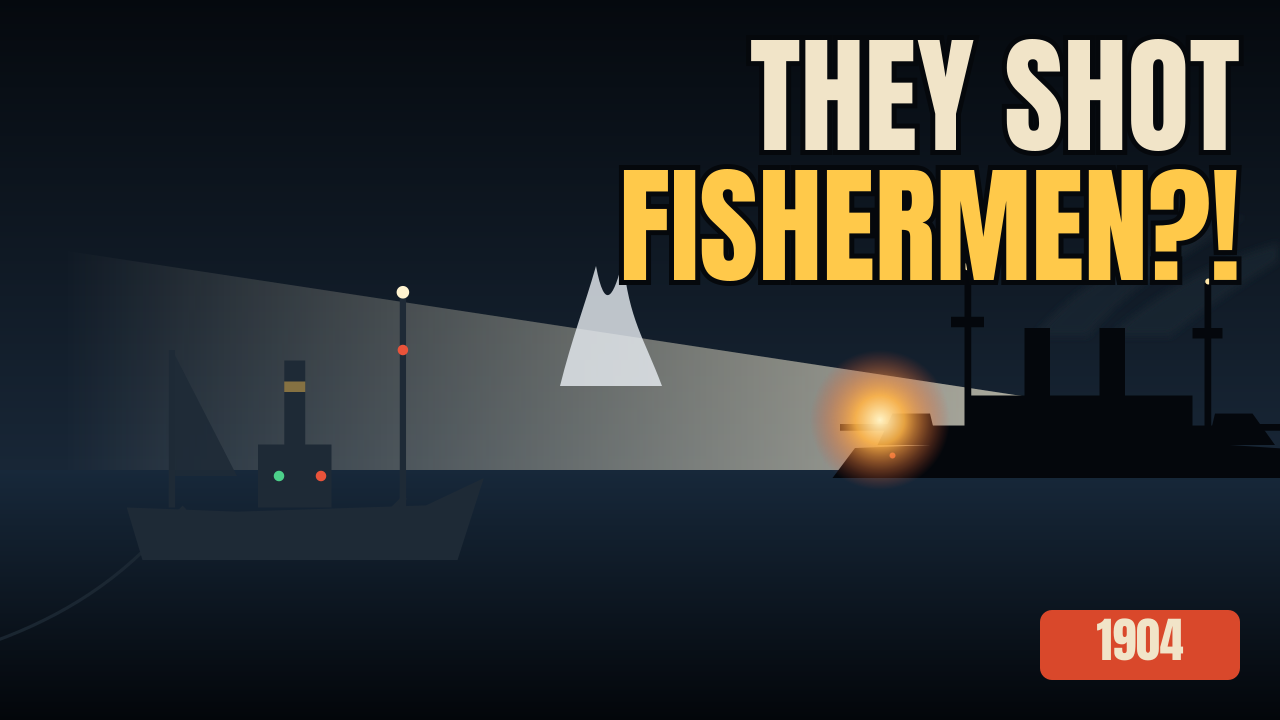
#> input picture videos/Thumbnail_DoggerBank.png, 1280 x 720 px
$ python -i render.py   (imports and definitions only)
#> lines starting #> are read from the running program, lines starting #| are printed output that depends on the picture
#> `mask = Image.new("L", (560, 560), 0); ImageDraw.Draw(mask).ellipse((0,..`: mask: PIL image 560x560 L; every value is 0
import json, math, random, subprocess, sys, os
import numpy as np
from PIL import Image, ImageDraw, ImageFont, ImageFilter

FPS, OW, OH = 30, 1080, 1920
L = "video/layers/"
# [1 line not run here, left out]
# [1 line that did not run here, left out]
# [1 line that did not run here, left out]

def load(n):
    return Image.open(L + n + ".png").convert("RGBA")

# [6 lines not run here, left out]

# [1 line that did not run here, left out]
# [1 line that did not run here, left out]
# [1 line that did not run here, left out]

def ease(x):
    x = max(0.0, min(1.0, x)); return x * x * (3 - 2 * x)

# [7 lines left out: function place, not called in this run]

def cam(t, t0, t1, z0, z1, c0, c1):
    p = ease((t - t0) / (t1 - t0))
    return z0 + (z1 - z0) * p, c0[0] + (c1[0] - c0[0]) * p, c0[1] + (c1[1] - c0[1]) * p

# [4 lines left out: function shake, not called in this run]

# [1 line not run here, left out]
# [1 line that did not run here, left out]
# [1 line that did not run here, left out]

# [97 lines left out: functions scene1, scene2, scene3, scene4, endcard, not called in this run]

FANTON = "/usr/share/fonts/truetype/anton/Anton-Regular.ttf"
import glob
FANTON = (glob.glob("/usr/share/fonts/**/Anton*.ttf", recursive=True) or [FANTON])[0]
FMONT = "/usr/share/fonts/truetype/google-fonts/ofl/montserrat/Montserrat[wght].ttf"
def mfont(size, w=b"Bold"):
    f = ImageFont.truetype(FMONT, size)
    try: f.set_variation_by_name(w)
    except Exception: pass
    return f
FP_SC = os.path.expanduser("~/.fonts/PlayfairSC-Black.ttf")

# ---------- captions ----------
CAP_LINES = [
    "In 1904, the Russian Navy went to war... with a fleet of British fishermen.",
    "Russia was fighting Japan, so it sent its Baltic Fleet halfway around the world.",
    "The crews were terrified of Japanese torpedo boats. And they saw them everywhere.",
    "Just before 1 a.m., on the Dogger Bank in the North Sea, they spotted small boats.",
    "Searchlights on. Guns firing.",
    "But these weren't torpedo boats. They were fishing trawlers from Hull, nets down, unable to run.",
    "The trawler Crane sank, and two fishermen were killed. In the chaos, Russian ships even hit one of their own.",
    "Britain and Russia came close to war. Russia paid £66,000.",
    "And the fleet? It sailed on to Japan... and was destroyed at Tsushima.",
    "Follow for more of history's biggest blunders.",
]
HL = {"1904,", "russian", "navy", "british", "fishermen.", "japan,", "baltic", "fleet", "torpedo", "boats.", "everywhere.",
      "dogger", "bank", "searchlights", "firing.", "hull,", "crane", "killed.", "own.", "war.", "£66,000.", "tsushima.", "blunders.", "japan..."}
chunks = []
# [16 lines not run here, left out]
# stamp lands as "£66,000" is spoken
# [1 line that did not run here, left out]

FC = ImageFont.truetype(FANTON, 104)
# [13 lines left out: function cap_img, not called in this run]
CAPS = [(a, b, cap_img(g)) for a, b, g in chunks]

# [3 lines that did not run here, left out]
FT = mfont(38, b"ExtraBold")
# [6 lines left out: function tag, not called in this run]
# [1 line that did not run here, left out]

def frame(i):
    t = i / FPS
    out = Image.new("RGBA", (OW, OH), (0, 0, 0, 255))
    if t < CUT2: scene1(t, out)
    elif t < CUT3: scene2(t, out)
    elif t < CUT4: scene3(t, out)
    elif t < CUTEND: scene4(t, out)
    else: endcard(t, out)
    # vignette
    out.alpha_composite(VIG)
    # cut flash
    for c in (CUT2, CUT3, CUT4, CUTEND):
        if c <= t < c + 0.18:
            out.alpha_composite(Image.new("RGBA", (OW, OH), (255, 255, 255, int(150 * (1 - (t - c) / 0.18)))))
    # tags (latest active one)
    act = [x for x in TAGIM if x[0] <= t < x[1]]
    if act:
        a, b, im = act[-1]
        k = ease((t - a) / 0.2)
        out.alpha_composite(im, (OW // 2 - im.size[0] // 2, int(250 - 30 * (1 - k))))
    # captions
    if t < CUTEND + 0.1 or True:
        for a, b, im in CAPS:
            if a <= t < b + 0.05:
                k = ease((t - a) / 0.09)
                sc = 0.86 + 0.14 * k
                c = im.resize((max(1, int(im.size[0] * sc)), max(1, int(im.size[1] * sc))))
                y = 1330 if t < CUTEND else 1320
                out.alpha_composite(c, (OW // 2 - c.size[0] // 2, y - c.size[1] // 2))
                break
    return out.convert("RGB")

vg = np.zeros((OH, OW), np.float32)
yy, xx = np.mgrid[0:OH, 0:OW]
r = np.sqrt(((xx - OW / 2) / (OW * 0.75)) ** 2 + ((yy - OH / 2) / (OH * 0.7)) ** 2)
VIG = Image.fromarray(np.dstack([np.zeros_like(r)] * 3 + [np.clip((r - 0.55) * 300, 0, 170)]).astype(np.uint8), "RGBA")
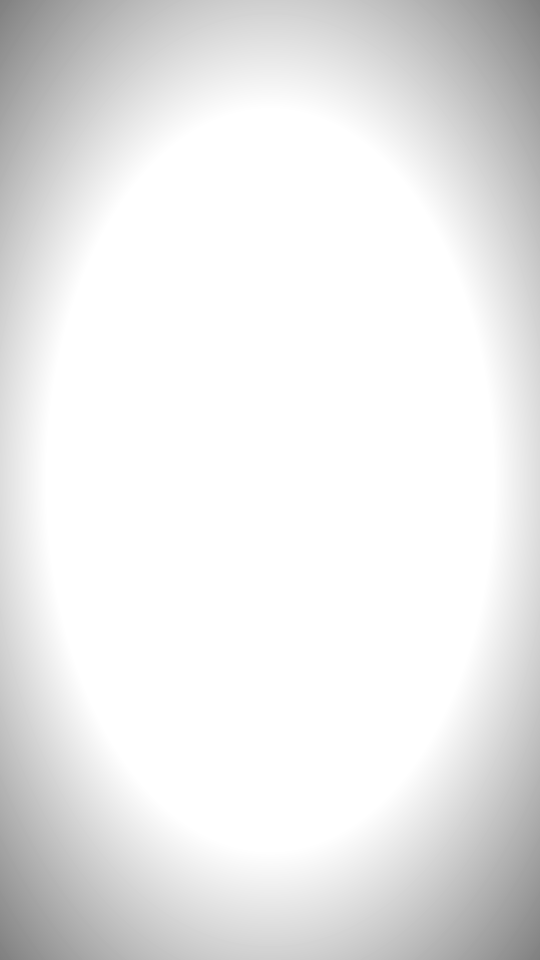
#> VIG: PIL image 1080x1920 RGBA (shown at 1/2 size); mean R, G, B, A 0, 0, 0, 20.8; transparent parts drawn white

# [14 lines not run here, left out]

>>> import cv2
>>> picture = cv2.imread('../../videos/Thumbnail_DoggerBank.png', cv2.IMREAD_GRAYSCALE)
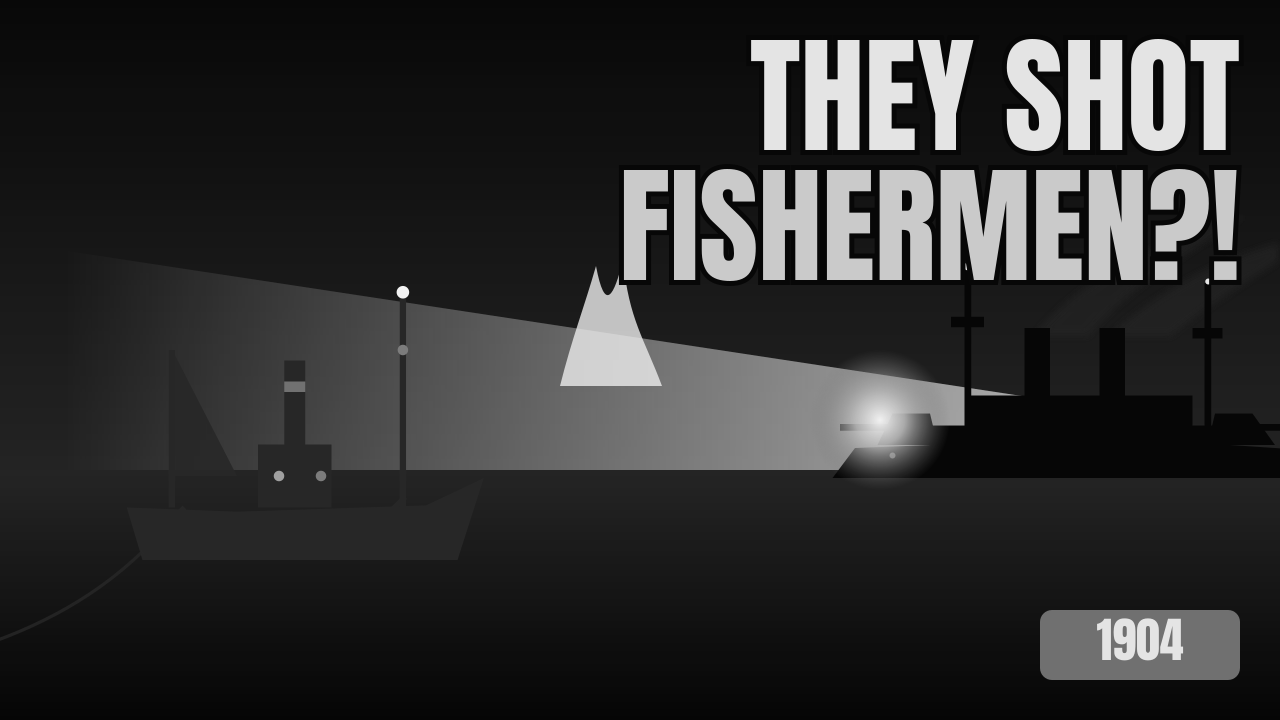
#> picture: shape (720, 1280); min 5, max 243, mean 47.4
>>> result = frame(picture)
#> (the run stopped early here; a loop or call above may not have finished)

$ run again, on videos/Thumbnail_MarsClimateOrbiter.png
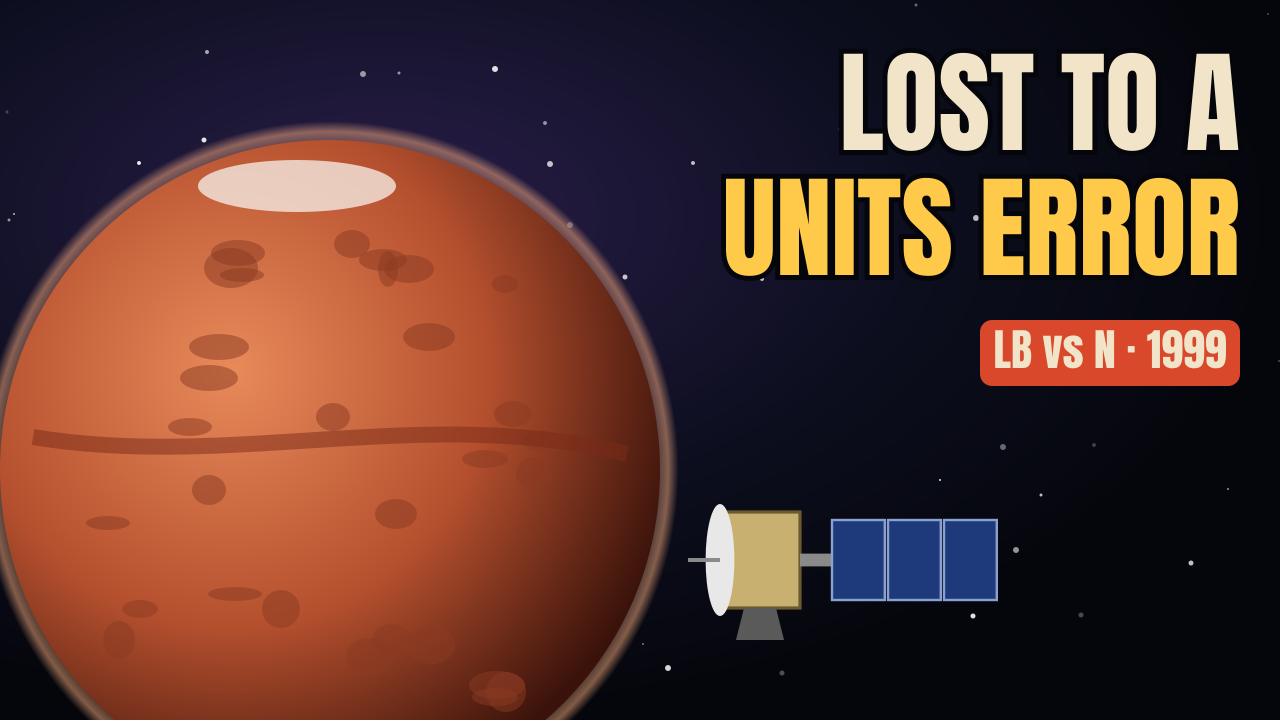
#> input picture videos/Thumbnail_MarsClimateOrbiter.png, 1280 x 720 px
#> mask: PIL image 560x560 L; every value is 0
#> `picture = cv2.imread('../../videos/Thumbnail_DoggerBank.png', cv2.IMRE..`:
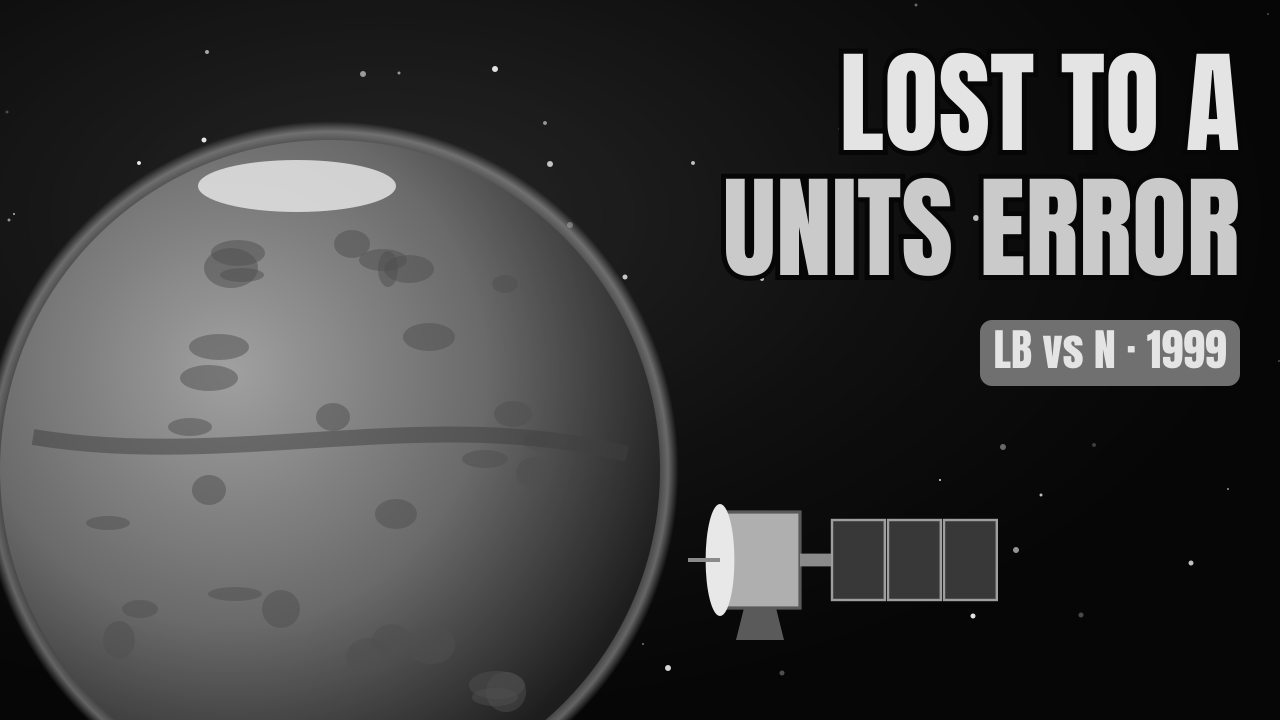
#> picture: shape (720, 1280); min 6, max 232, mean 63.8
